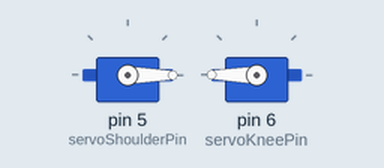
Simulated run of this sketch. Board: Arduino Uno, built with avr-gcc and run on an emulated ATmega328P. Parts: 2 × servo. What the sketch prints to the serial monitor is not drawn.

Above: at 0.1 s.
At 1.1 s:
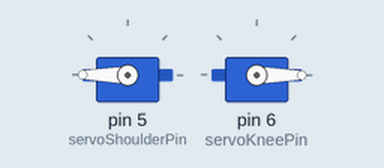
At 2.1 s:
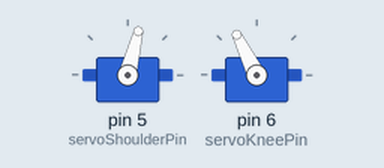
Timing chart, 0 to 3.6 s (numbered marks = the images above):
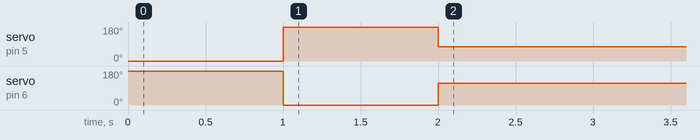

Measured:
- by itself, servo on pin 5 (servoShoulderPin): 0° → 180° at 1.0 s, → 76° 1.0 s later
- by itself, servo on pin 6 (servoKneePin): 180° → 0° at 1.0 s, → 116° 1.0 s later

The sketch:

legStateMachine.ino
```cpp
#include <Servo.h>

#define servoShoulderPin 5
#define servoKneePin 6

//#define servoPowerPin 30


float toDegrees(float angleInRadians) {
  float angleInDegrees = angleInRadians * RAD_TO_DEG;
  return angleInDegrees;
}

float toRadians(float angleInDegrees) {
  float angleInRadians = angleInDegrees * DEG_TO_RAD;
  return angleInRadians;
}


Servo servoShoulder;
Servo servoKnee;

float legLength = 100; // sum of both segments
float x = -60;
float y = -60;

float distance;
float angle1;
float angle2;

void updateServos() {
  servoShoulder.write(angle1);
  servoKnee.write(angle2); // todo
}

bool updateAngles() {
  distance = sqrt(pow(x, 2) + pow(y, 2));

  angle1 = 180;
  angle2 = 0;

  // distance
  if(distance / legLength < 1) {
    angle1 += toDegrees(asin(distance / legLength)) * -1;
    angle2 += toDegrees(asin(distance / legLength)) * 2;
  } else if(distance / legLength == 1) {
    angle1 += -90;
    angle2 += 180;
  } else {
    return false;
  }

//  Serial.println(angle1);

  // angle
  if(distance > 0) {
    angle1 += toDegrees(atan2(y, x)) + 90;
  }
  Serial.println(toDegrees(atan2(y, x)) + 90);

  return true;
}


void setup() {
  Serial.begin(9600);

  servoShoulder.attach(servoShoulderPin);
  servoKnee.attach(servoKneePin);

//  pinMode(servoPowerPin, OUTPUT);


  servoShoulder.write(0);
  servoKnee.write(180);
  delay(1000);

//  digitalWrite(servoPowerPin, LOW);

  servoShoulder.write(180);
  servoKnee.write(0);
  delay(1000);

//   DEBUG
//  delay(1000000);
}


#define STATE_STOWED -1
#define STATE_LIFTING 0
#define STATE_NO_CONTACT 1
#define STATE_GROUND_CONTACT 2
#define STATE_TO_GROUND 3
#define STATE_FROM_GROUND 4

int state = STATE_STOWED;


void loop() {
//  x += 0.2;
////  y -= 0.5;

  if(state == STATE_STOWED) {
    state = STATE_LIFTING;
  }


  if(updateAngles()) { updateServos(); }


//  Serial.println(angle1);
//  Serial.println(distance);
//  Serial.println(angle2);

//  Serial.print("x:");
//  Serial.print(x);
//  Serial.print(",");
//
//  Serial.print("y:");
//  Serial.print(y);
//  Serial.print(",");
//
//  Serial.print("a1:");
//  Serial.print(angle1);
//  Serial.print(",");
//
//  Serial.print("a2:");
//  Serial.print(angle2);
//  Serial.print(",");
//
//  Serial.println("");

  delay(10);
}
```
